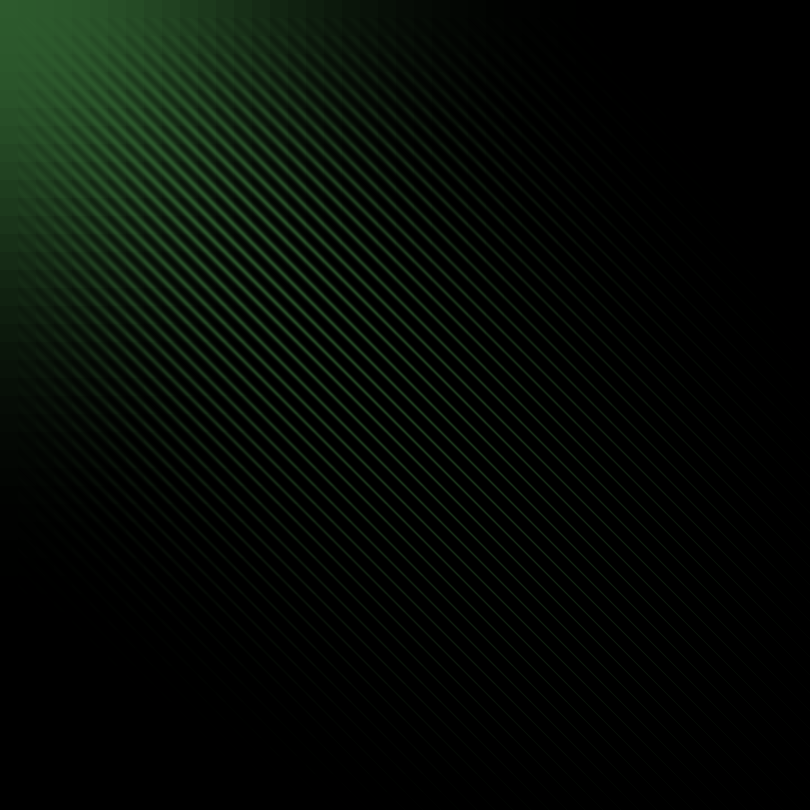
#> input picture NeuralNet/downsample/0.3_0.2_0.4_0.2_color.png, 1620 x 1620 px (shown at 1/2 size)
$ python downsample.py downsample
#> lines starting #> are read from the running program, lines starting #| are printed output that depends on the picture
import os
import sys
import cv2

def resize(folder, fileName, factor):
#> called with folder = 'downsample', fileName = '0.3_0.2_0.4_0.2_color.png', factor = 256
    filePath = os.path.join(folder, fileName)
    im = cv2.imread(filePath)
#> im is the input picture: shape (1620, 1620, 3); mean B, G, R 5.7, 11.7, 5.7
    newIm = cv2.resize(im, (factor, factor), interpolation = cv2.INTER_AREA)
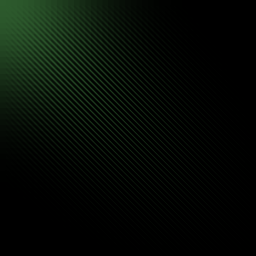
#> newIm: shape (256, 256, 3); mean B, G, R 5.7, 11.7, 5.7
    if (fileName[-3:].lower() == "jpg"):
        os.remove(filePath)
    filePath = filePath[:-3] + 'png'
    cv2.imwrite(filePath, newIm)

def bulkResize(imageFolder, factor):
    imgExts = ["png", "bmp", "jpg"]
    for path, dirs, files in os.walk(imageFolder):
        for fileName in files:
            ext = fileName[-3:].lower()
            if ext not in imgExts:
                continue

            resize(path, fileName, factor)

if __name__ == "__main__":
    imageFolder=sys.argv[1] # first arg is path to image folder
    resizeFactor=256# 2nd is resize in %
    bulkResize(imageFolder, resizeFactor)

$ run again, on NeuralNet/downsample/0.4_0.8_0.4_0.2_color.png
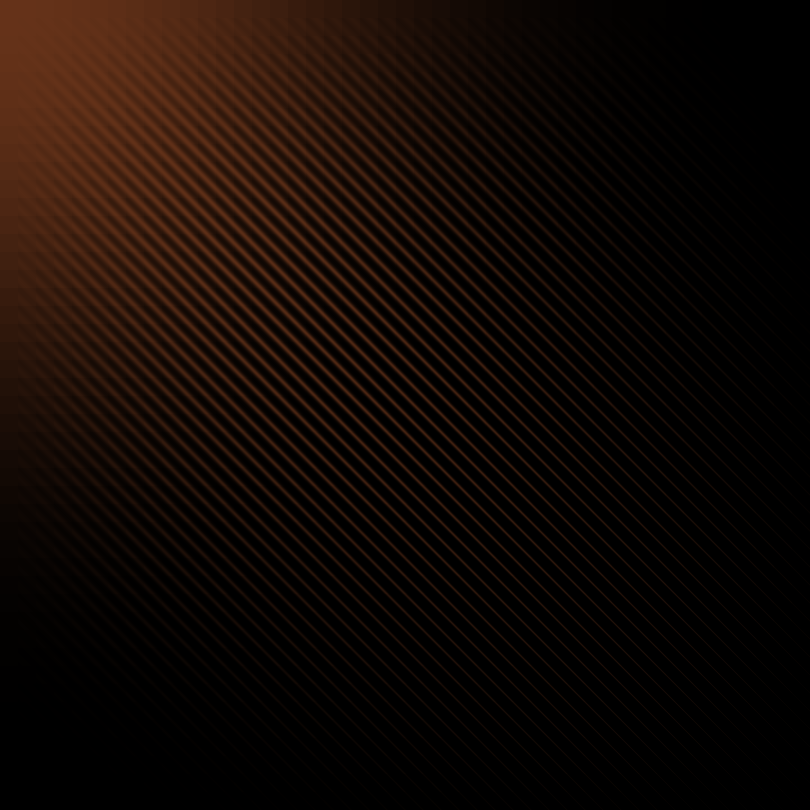
#> input picture NeuralNet/downsample/0.4_0.8_0.4_0.2_color.png, 1620 x 1620 px (shown at 1/2 size)
#> in resize, im is the input picture: shape (1620, 1620, 3); mean B, G, R 4.5, 9.2, 18.8
#> in resize, `newIm = cv2.resize(im, (factor, factor), interpolation = cv2.INTER_AREA)`:
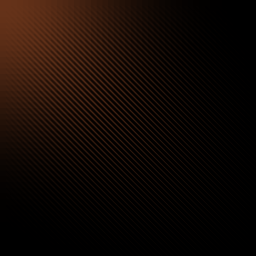
#> newIm: shape (256, 256, 3); mean B, G, R 4.5, 9.2, 18.8
